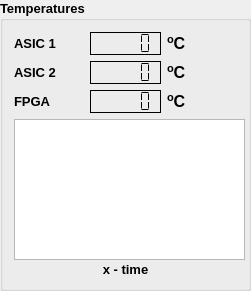
       <widget class="QGroupBox" name="groupBox">
        <property name="geometry">
         <rect>
          <x>550</x>
          <y>10</y>
          <width>251</width>
          <height>291</height>
         </rect>
        </property>
        <property name="minimumSize">
         <size>
          <width>251</width>
          <height>291</height>
         </size>
        </property>
        <property name="maximumSize">
         <size>
          <width>251</width>
          <height>291</height>
         </size>
        </property>
        <property name="font">
         <font>
          <pointsize>10</pointsize>
          <weight>75</weight>
          <bold>true</bold>
          <kerning>true</kerning>
         </font>
        </property>
        <property name="title">
         <string>Temperatures</string>
        </property>
        <layout class="QGridLayout" name="gridLayout_5">
         <item row="1" column="0">
          <widget class="PlotWidget" name="graphicsView">
           <property name="minimumSize">
            <size>
             <width>231</width>
             <height>141</height>
            </size>
           </property>
           <property name="maximumSize">
            <size>
             <width>231</width>
             <height>141</height>
            </size>
           </property>
          </widget>
         </item>
         <item row="2" column="0">
          <widget class="QLabel" name="label_11">
           <property name="text">
            <string>&lt;html&gt;&lt;head/&gt;&lt;body&gt;&lt;p align=&quot;center&quot;&gt;x - time&lt;/p&gt;&lt;/body&gt;&lt;/html&gt;</string>
           </property>
          </widget>
         </item>
         <item row="0" column="0">
          <layout class="QGridLayout" name="gridLayout_4">
           <item row="2" column="0">
            <widget class="QLabel" name="label_9">
             <property name="text">
              <string>&lt;html&gt;&lt;head/&gt;&lt;body&gt;&lt;p&gt;FPGA&lt;/p&gt;&lt;/body&gt;&lt;/html&gt;</string>
             </property>
            </widget>
           </item>
           <item row="1" column="0">
            <widget class="QLabel" name="label_7">
             <property name="text">
              <string>&lt;html&gt;&lt;head/&gt;&lt;body&gt;&lt;p&gt;ASIC 2&lt;/p&gt;&lt;/body&gt;&lt;/html&gt;</string>
             </property>
            </widget>
           </item>
           <item row="2" column="1">
            <widget class="QLCDNumber" name="lcdNumber_3">
             <property name="font">
              <font>
               <underline>false</underline>
              </font>
             </property>
             <property name="frameShape">
              <enum>QFrame::Box</enum>
             </property>
             <property name="frameShadow">
              <enum>QFrame::Plain</enum>
             </property>
             <property name="lineWidth">
              <number>1</number>
             </property>
             <property name="midLineWidth">
              <number>0</number>
             </property>
             <property name="smallDecimalPoint">
              <bool>false</bool>
             </property>
             <property name="segmentStyle">
              <enum>QLCDNumber::Flat</enum>
             </property>
            </widget>
           </item>
           <item row="1" column="1">
            <widget class="QLCDNumber" name="lcdNumber">
             <property name="font">
              <font>
               <underline>false</underline>
              </font>
             </property>
             <property name="frameShape">
              <enum>QFrame::Box</enum>
             </property>
             <property name="frameShadow">
              <enum>QFrame::Plain</enum>
             </property>
             <property name="lineWidth">
              <number>1</number>
             </property>
             <property name="midLineWidth">
              <number>0</number>
             </property>
             <property name="smallDecimalPoint">
              <bool>false</bool>
             </property>
             <property name="segmentStyle">
              <enum>QLCDNumber::Flat</enum>
             </property>
            </widget>
           </item>
           <item row="0" column="1">
            <widget class="QLCDNumber" name="lcdNumber_2">
             <property name="font">
              <font>
               <underline>false</underline>
              </font>
             </property>
             <property name="frameShape">
              <enum>QFrame::Box</enum>
             </property>
             <property name="frameShadow">
              <enum>QFrame::Plain</enum>
             </property>
             <property name="lineWidth">
              <number>1</number>
             </property>
             <property name="midLineWidth">
              <number>0</number>
             </property>
             <property name="smallDecimalPoint">
              <bool>false</bool>
             </property>
             <property name="segmentStyle">
              <enum>QLCDNumber::Flat</enum>
             </property>
            </widget>
           </item>
           <item row="0" column="0">
            <widget class="QLabel" name="label_5">
             <property name="text">
              <string>&lt;html&gt;&lt;head/&gt;&lt;body&gt;&lt;p&gt;ASIC 1&lt;/p&gt;&lt;/body&gt;&lt;/html&gt;</string>
             </property>
            </widget>
           </item>
           <item row="0" column="2">
            <widget class="QLabel" name="label_8">
             <property name="text">
              <string>&lt;html&gt;&lt;head/&gt;&lt;body&gt;&lt;p&gt;&lt;span style=&quot; font-size:12pt; vertical-align:super;&quot;&gt;o&lt;/span&gt;&lt;span style=&quot; font-size:12pt;&quot;&gt;C&lt;/span&gt;&lt;/p&gt;&lt;/body&gt;&lt;/html&gt;</string>
             </property>
            </widget>
           </item>
           <item row="1" column="2">
            <widget class="QLabel" name="label_10">
             <property name="text">
              <string>&lt;html&gt;&lt;head/&gt;&lt;body&gt;&lt;p&gt;&lt;span style=&quot; font-size:12pt; vertical-align:super;&quot;&gt;o&lt;/span&gt;&lt;span style=&quot; font-size:12pt;&quot;&gt;C&lt;/span&gt;&lt;/p&gt;&lt;/body&gt;&lt;/html&gt;</string>
             </property>
            </widget>
           </item>
           <item row="2" column="2">
            <widget class="QLabel" name="label_6">
             <property name="text">
              <string>&lt;html&gt;&lt;head/&gt;&lt;body&gt;&lt;p&gt;&lt;span style=&quot; font-size:12pt; vertical-align:super;&quot;&gt;o&lt;/span&gt;&lt;span style=&quot; font-size:12pt;&quot;&gt;C&lt;/span&gt;&lt;/p&gt;&lt;/body&gt;&lt;/html&gt;</string>
             </property>
            </widget>
           </item>
          </layout>
         </item>
        </layout>
       </widget>
